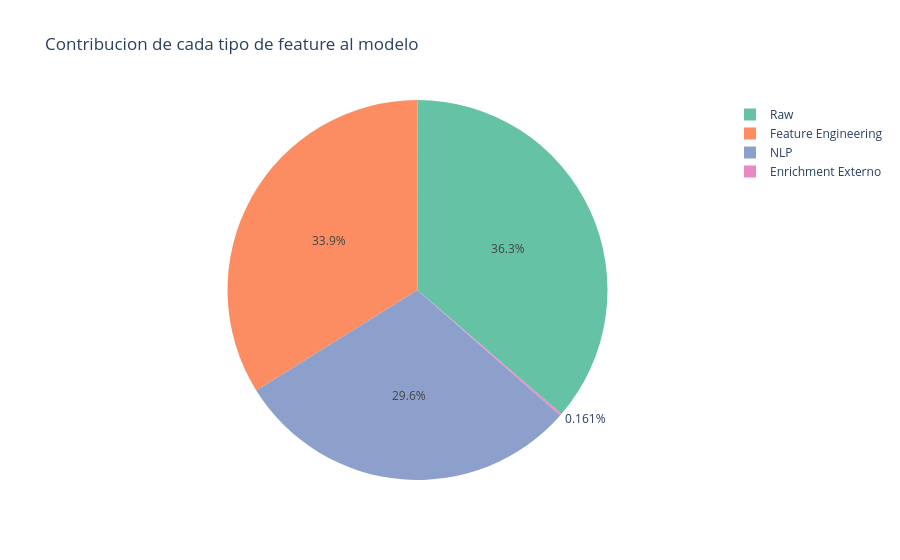

This figure's notebook cell:
### Markdown cell above
### 4.2.6 Importancia relativa por origen de features

Comparamos cuanta importancia SHAP tienen las features segun su origen (raw, AI, fe_, ext_, nlp_). 
Esto nos permite evaluar: **aporta valor el AI enrichment de Raona? y nuestro feature engineering?**

### Code cell
# Importancia SHAP agrupada por origen
mean_abs_shap = np.abs(shap_values_pos).mean(axis=0)

origin_importance = {}
for feat, imp in zip(FEATURE_COLS, mean_abs_shap):
    if feat.startswith('fe_'):
        origin = 'Feature Engineering'
    elif feat.startswith('ext_'):
        origin = 'Enrichment Externo'
    elif feat.startswith('nlp_'):
        origin = 'NLP'
    elif feat.startswith('ai_'):
        origin = 'AI-enriched'
    else:
        origin = 'Raw'
    origin_importance[origin] = origin_importance.get(origin, 0) + imp

total_imp = sum(origin_importance.values())
origin_df = pd.DataFrame([
    {'Origen': k, 'SHAP total': v, '% importancia': v/total_imp*100}
    for k, v in sorted(origin_importance.items(), key=lambda x: -x[1])
])

print('=== Importancia SHAP por origen de features ===')
print(origin_df.round(2).to_string(index=False))

fig = px.pie(origin_df, names='Origen', values='SHAP total',
             title='Contribucion de cada tipo de feature al modelo',
             color_discrete_sequence=px.colors.qualitative.Set2)
fig.show()

### Figure 1 — Plotly figure (JSON) as saved in the notebook; plotly's stock layout.template omitted (floating-point values rounded to 4 significant figures)
{"data": [{"domain": {"x": [0.0, 1.0], "y": [0.0, 1.0]}, "hovertemplate": "Origen=%{label}<br>SHAP total=%{value}<extra></extra>", "labels": ["Raw", "Feature Engineering", "NLP", "Enrichment Externo"], "legendgroup": "", "name": "", "showlegend": true, "type": "pie", "values": [0.8823, 0.8227, 0.7201, 0.003906]}], "layout": {"legend": {"tracegroupgap": 0}, "piecolorway": ["rgb(102,194,165)", "rgb(252,141,98)", "rgb(141,160,203)", "rgb(231,138,195)", "rgb(166,216,84)", "rgb(255,217,47)", "rgb(229,196,148)", "rgb(179,179,179)"], "title": {"text": "Contribucion de cada tipo de feature al modelo"}}}
